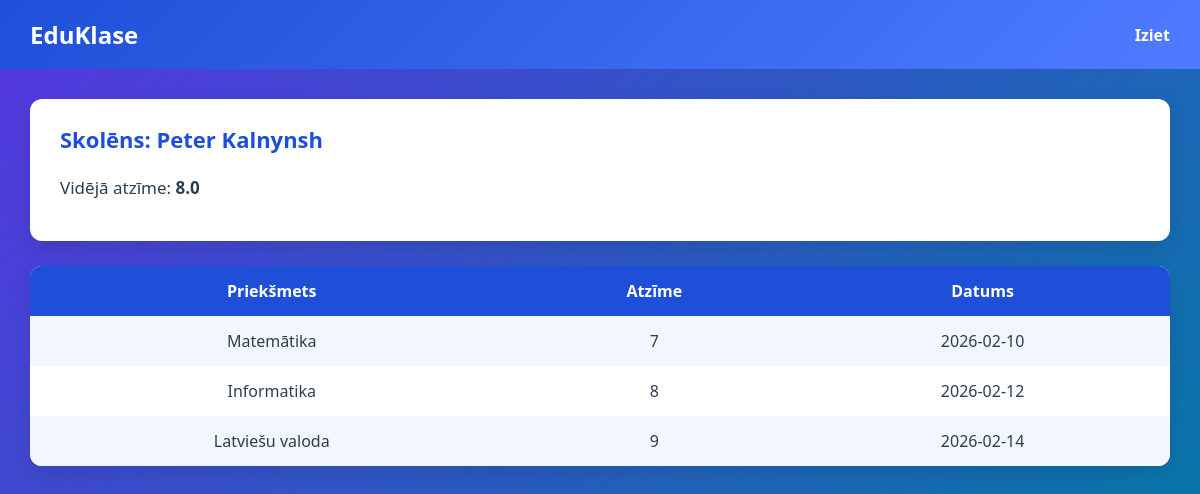
/dashboard (signed in), run on the app's committed database.
### tables this page shows
CREATE TABLE students (
    id INTEGER PRIMARY KEY AUTOINCREMENT,
    full_name TEXT,
    class TEXT,
    user_id INTEGER,
    FOREIGN KEY(user_id) REFERENCES users(id)
);

CREATE TABLE grades (
    id INTEGER PRIMARY KEY AUTOINCREMENT,
    student_id INTEGER,
    subject_id INTEGER,
    grade INTEGER,
    date TEXT,
    FOREIGN KEY(student_id) REFERENCES students(id),
    FOREIGN KEY(subject_id) REFERENCES subjects(id)
);

CREATE TABLE subjects (
    id INTEGER PRIMARY KEY AUTOINCREMENT,
    name TEXT
);

### app.py (the view, shortened to what this page needs)
@app.route("/dashboard")
def dashboard():
    if "user_id" not in session:
        return redirect("/")
    if session["role"] == "student":
        student = query_db(
            "SELECT id, full_name FROM students WHERE user_id = ?",
            (session["user_id"],),
            one=True
        )
        grades = query_db("""
            SELECT subjects.name, grades.grade, grades.date
            FROM grades
            JOIN subjects ON grades.subject_id = subjects.id
            WHERE grades.student_id = ?
        """, (student[0],))
        avg = query_db(
            "SELECT ROUND(AVG(grade),2) FROM grades WHERE student_id = ?",
            (student[0],),
            one=True
        )[0]
        return render_template(
            "student_dashboard_lv.html",
            name=student[1],
            grades=grades,
            average=avg
        )

### app.py (called while the page is built)
def query_db(query, args=(), one=False):
    conn = sqlite3.connect("school.db")
    c = conn.cursor()
    c.execute(query, args)
    rv = c.fetchall()
    conn.close()
    return (rv[0] if rv else None) if one else rv

### templates/student_dashboard_lv.html (shortened to what this page needs)
<!DOCTYPE html>
<html lang="lv">
<head>
    <link rel="stylesheet" href="/static/style.css">
</head>
<body>
<header>
    <h2>EduKlase</h2>
    <a href="/logout">Iziet</a>
</header>
<main>
    <div class="card">
        <h3>Skolēns: {{ name }}</h3>
        <p>Vidējā atzīme: <strong>{{ average }}</strong></p>
    </div>
    <table>
        <tr>
            <th>Priekšmets</th>
            <th>Atzīme</th>
            <th>Datums</th>
        </tr>
        {% for g in grades %}
        <tr>
            <td>{{ g[0] }}</td>
            <td>{{ g[1] }}</td>
            <td>{{ g[2] }}</td>
        </tr>
        {% endfor %}
    </table>
</main>
</body>
</html>

### static/style.css (style rules this page uses)
body { margin: 0; font-family: "Segoe UI", Arial, sans-serif; background: linear-gradient(135deg, #5636e1, #0976a8); color: #2c3e50; font-size: 16px; }
header { background: linear-gradient(135deg, #1f4fd8, #4f7cff); color: white; padding: 18px 30px; display: flex; justify-content: space-between; align-items: center; }
header h2 { margin: 0; font-size: 24px; }
header a { color: white; text-decoration: none; font-size: 16px; font-weight: bold; }
main { padding: 30px; }
.card { background: white; padding: 25px 30px; margin-bottom: 25px; border-radius: 12px; box-shadow: 0 8px 20px rgba(0,0,0,0.1); }
.card h3 { margin-top: 0; font-size: 22px; color: #1f4fd8; }
.card p { font-size: 17px; }
table { width: 100%; border-collapse: collapse; background: white; border-radius: 12px; overflow: hidden; box-shadow: 0 8px 20px rgba(0,0,0,0.1); }
th, td { padding: 14px; text-align: center; font-size: 16px; }
th { background: #1f4fd8; color: white; }
tr:nth-child(even) { background: #f2f6ff; }

### data on the page
students: full_name "Peter Kalnynsh"
grades: name "Matemātika", grade "7", date "2026-02-10"
grades: name "Informatika", grade "8", date "2026-02-12"
grades: name "Latviešu valoda", grade "9", date "2026-02-14"

### other printed values
{{ average }} "8.0"
